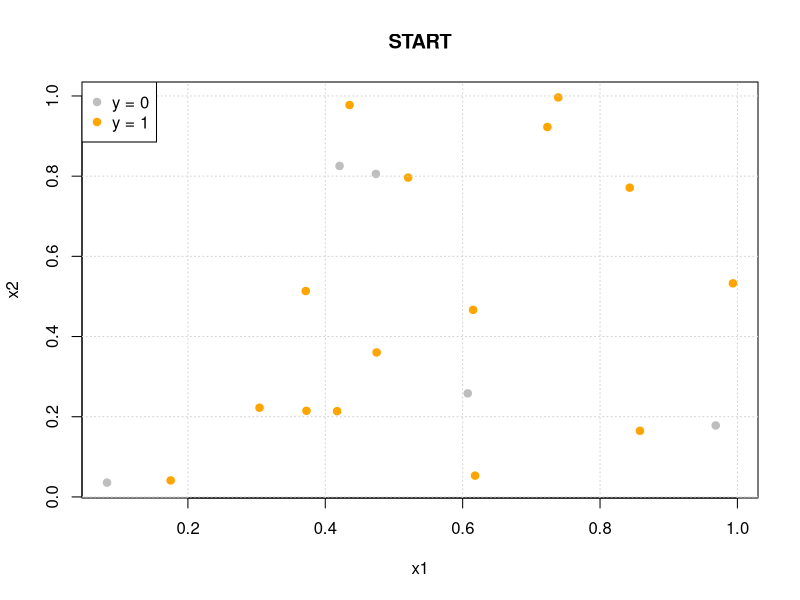

R code for this plot:
set.seed(22)

x1 = runif(20)
x2 = runif(20)
y = sample(c(0,1), 20, prob = rep(0.5,2), replace = T)
y = factor(y)

cols = c("grey", "orange")

plot(x1, x2, col = cols[y], pch = 19, main = "START", xlab = "x1", ylab = "x2")
grid()
legend("topleft", paste( "y =", levels(y)), col = cols, pch = 19, bg = "white")
